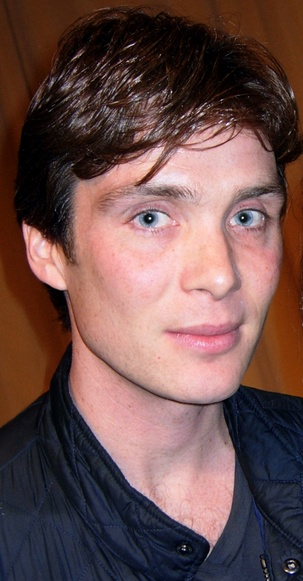
#> input picture assets/source/verify_now_2010.jpg, 303 x 581 px, shrunk from 819 x 1569 before the run
$ jupyter execute --allow-errors 12_face_recognition.ipynb   (shell and % lines are left out)
#> lines starting #> are read from the running program, lines starting #| are printed output that depends on the picture
#> further down, img is the input picture: shape (581, 303, 3); mean B, G, R 76.8, 79.4, 108.7
# Face Recognition: RetinaFace → Align → ArcFace

[](https://colab.research.google.com/github/yakhyo/uniface/blob/main/examples/12_face_recognition.ipynb) [](https://www.kaggle.com/code/yakhyokhuja/face-recognition-retinaface-align-arcface)

Run recognition step by step, without the `FaceAnalyzer` wrapper:
1. **RetinaFace**: Detects faces and extracts 5-point landmarks.
2. **Face Alignment**: Warps each face into a standardized 112x112 crop using the landmarks.
3. **ArcFace**: Generates a 512-D L2-normalized embedding from the aligned crop.
We compare three test images: `image0.jpg`, `image1.jpg`, and `image5.jpg`.

---

**UniFace** is a lightweight, production-ready Python library for face detection, recognition, tracking, landmark analysis, face parsing, gaze estimation, and face attributes.

GitHub: [github.com/yakhyo/uniface](https://github.com/yakhyo/uniface) | Docs: [yakhyo.github.io/uniface](https://yakhyo.github.io/uniface)

## Setup

[cell 1]

# Clone repo for assets (Colab / Kaggle only)
import os
if any(k in os.environ for k in ('COLAB_GPU', 'COLAB_RELEASE_TAG', 'KAGGLE_KERNEL_RUN_TYPE')):
    if not os.path.exists('uniface'):
        !git clone --depth 1 https://github.com/yakhyo/uniface.git
    os.chdir('uniface/examples')

[cell 2]
import cv2
import numpy as np
import matplotlib.pyplot as plt
import matplotlib.patches as patches

import uniface
from uniface.detection import RetinaFace
from uniface.recognition import ArcFace
from uniface.face_utils import face_alignment

print(f"UniFace version: {uniface.__version__}")

[cell 3]
IMAGE_PATHS = {
    "person_a_2010": "../assets/source/verify_now_2010.jpg",
    "person_a_2014": "../assets/source/verify_now_2014.jpg",
    "person_a_2024": "../assets/source/verify_now_2024.jpg",
    "person_b":      "../assets/source/age_child.jpg",
}
THRESHOLD = 0.4   # Cosine similarity threshold for "same person"

#> (a cell that did not finish here is left out)

## 1. Load Images & Detect Faces

We use the detector to find faces and their landmarks in each image.

[cell 5]
images = {}
faces = {}

#> (the rest of this cell did not finish here and is left out)

## 2. Visualize Detections

[cell 6]
LM_COLORS = ["red", "blue", "green", "cyan", "magenta"]

fig, axes = plt.subplots(1, 3, figsize=(15, 5))
fig.suptitle("Detected Faces & 5-Point Landmarks", fontweight="bold", fontsize=16)

for ax, (name, img) in zip(axes, images.items()):
    face = faces[name]
    ax.imshow(cv2.cvtColor(img, cv2.COLOR_BGR2RGB))
    ax.set_title(f"{name}\nconf={face.confidence:.3f}", fontsize=12)
    ax.axis("off")

    # Bounding box
    x1, y1, x2, y2 = face.bbox.astype(int)
    ax.add_patch(patches.Rectangle(
        (x1, y1), x2 - x1, y2 - y1,
        linewidth=2, edgecolor="lime", facecolor="none"))

    # Landmarks
    for (lx, ly), c in zip(face.landmarks, LM_COLORS):
        ax.plot(lx, ly, "o", color=c, markersize=6)

plt.tight_layout()
plt.show()

## 3. Face Alignment

We warp the detected faces into a standardized 112x112 size. This improves recognition accuracy.

[cell 7]
aligned = {}

for name, img in images.items():
    lm = faces[name].landmarks
    crop, _ = face_alignment(img, lm, image_size=(112, 112))
    aligned[name] = crop
#> after the loop, aligned = 0 items

fig, axes = plt.subplots(1, 3, figsize=(12, 4))
fig.suptitle("Aligned Face Crops (112x112)", fontweight="bold", fontsize=14)

for ax, (name, crop) in zip(axes, aligned.items()):
    ax.imshow(cv2.cvtColor(crop, cv2.COLOR_BGR2RGB))
    ax.set_title(name, fontsize=12)
    ax.axis("off")
#> this loop made 0 passes

plt.tight_layout()
plt.show()

## 4. Extract Embeddings

We pass the aligned crops to ArcFace to get the 512-D vectors.

[cell 8]
embeddings = {}

for name, crop in aligned.items():
    # landmarks=None because image is already aligned
    emb = recognizer.get_normalized_embedding(crop, landmarks=None)
    embeddings[name] = emb
    print(f"{name} | embedding shape={emb.shape} | L2-norm={np.linalg.norm(emb):.4f}")
#> after the loop, embeddings = 0 items

## 5. Pairwise Cosine Similarity

Since embeddings are normalized, cosine similarity is just the dot product.

[cell 9]
names = list(embeddings.keys())
#> names = []
n = len(names)
#> n = 0
sim_matrix = np.zeros((n, n))
#> sim_matrix = empty array

for i, ni in enumerate(names):
    for j, nj in enumerate(names):
        # Use squeeze() to handle (1, 512) shapes if present
        sim_matrix[i, j] = float(np.dot(embeddings[ni].squeeze(), embeddings[nj].squeeze()))

# Print comparison results
pairs = [(names[i], names[j]) for i in range(n) for j in range(i + 1, n)]
#> pairs = []
for a, b in pairs:
    s = float(np.dot(embeddings[a].squeeze(), embeddings[b].squeeze()))
    verdict = "✓ Same person" if s >= THRESHOLD else "✗ Different people"
    print(f"{a} vs {b}: similarity={s:.4f} → {verdict}")

## 6. Similarity Heatmap

[cell 10]
fig, ax = plt.subplots(figsize=(8, 6))
im = ax.imshow(sim_matrix, vmin=0, vmax=1, cmap="viridis")
plt.colorbar(im, ax=ax, label="Cosine similarity")

ax.set_xticks(range(n))
ax.set_yticks(range(n))
ax.set_xticklabels(names, rotation=30, ha="right")
ax.set_yticklabels(names)
ax.set_title("Pairwise Face Similarity (ArcFace)", fontweight="bold")

for i in range(n):
    for j in range(n):
        val = sim_matrix[i, j]
        ax.text(j, i, f"{val:.2f}",
                ha="center", va="center",
                color="black" if val >= 0.6 else "white",
                fontsize=12, fontweight="bold")

plt.tight_layout()
plt.show()
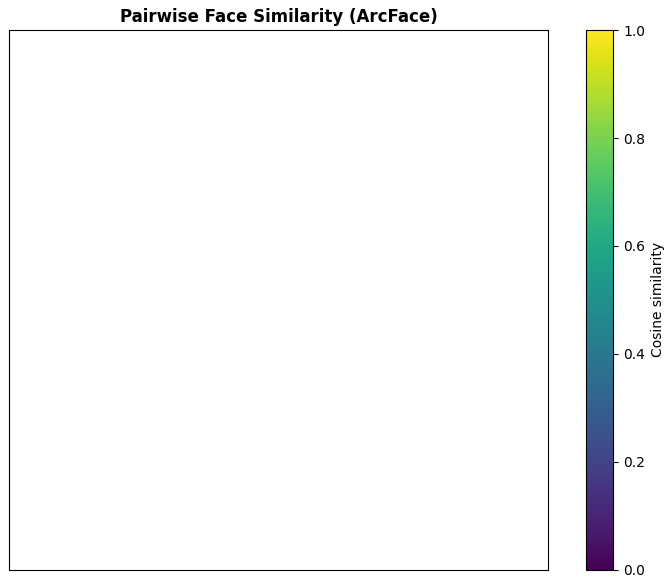
#> figure drawn by matplotlib, 2 panels
